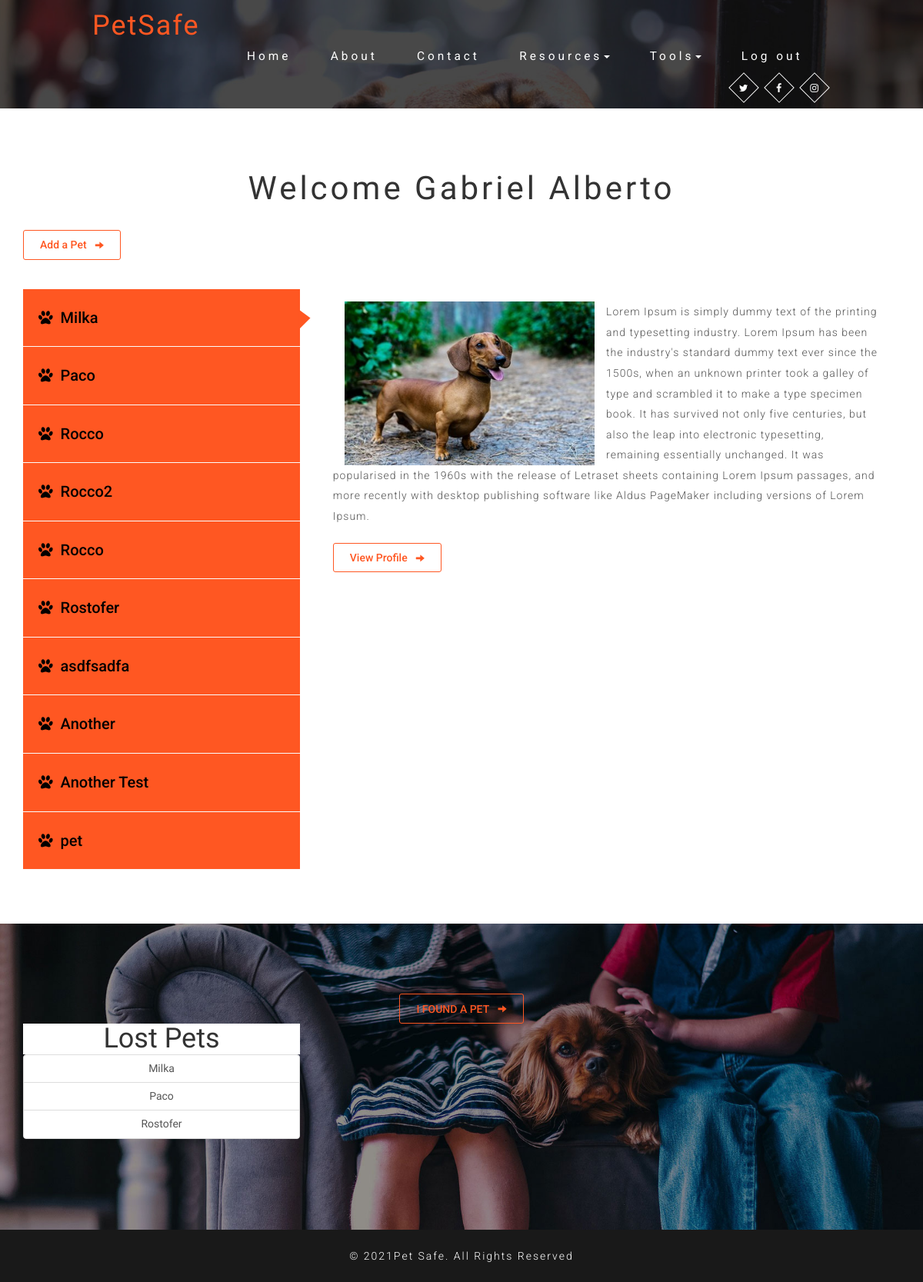
The page /home/ (signed in) on the database as committed earlier.
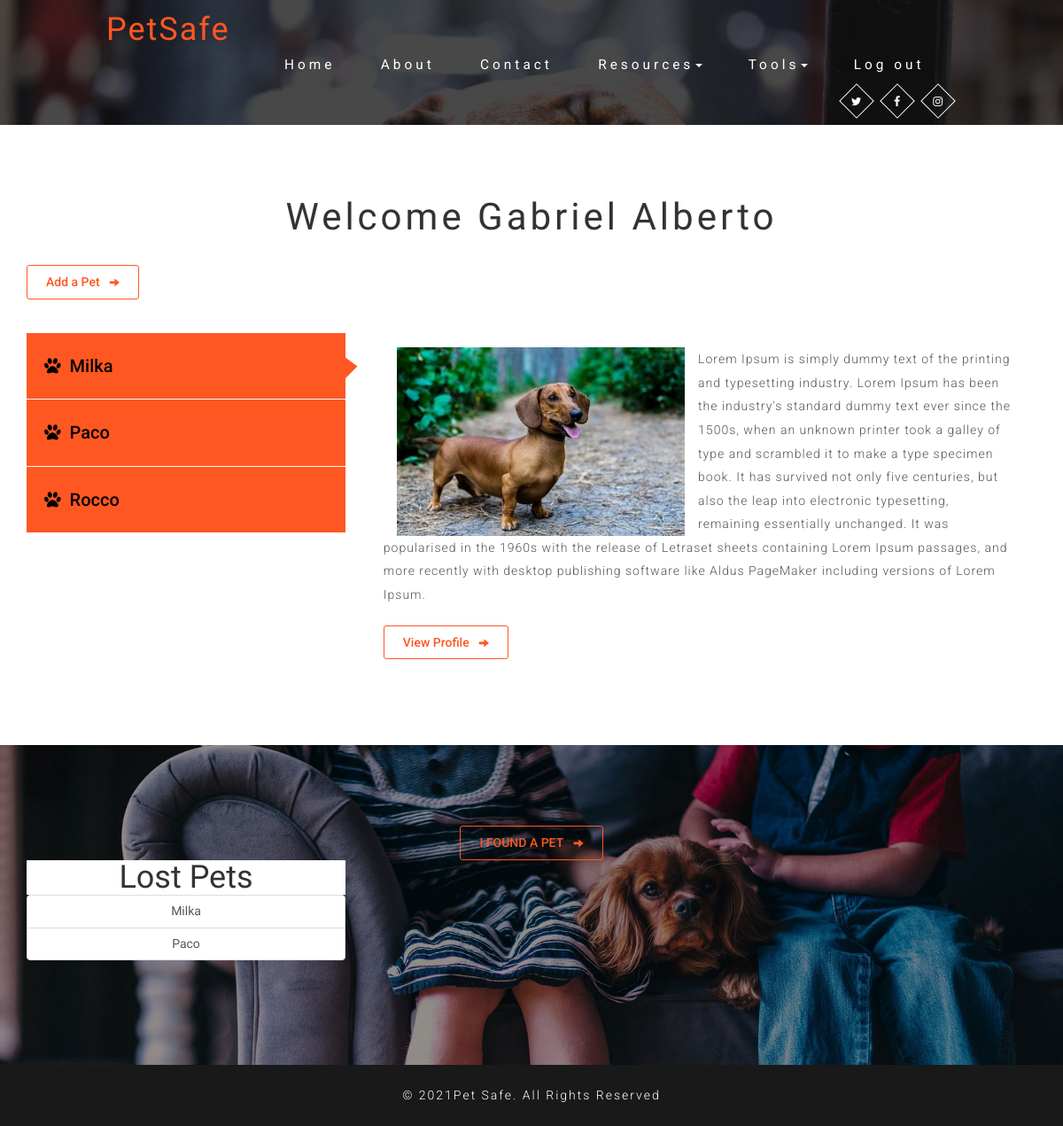
The same page on the database as committed later.
### pet_safe_app/models.py (models this page shows)
class Pet(models.Model):
    pet_name = CharField(max_length=50)
    pet_age = PositiveSmallIntegerField(null=True)
    pet_birth_date = DateField()
    pet_type = ForeignKey(PetType,related_name='pets_type',on_delete=CASCADE)
    pet_breed = CharField(max_length=50)
    pet_gender = CharField(max_length=6)
    pet_weight = DecimalField(decimal_places=2, max_digits=5)
    pet_color = CharField(max_length=50)
    description = CharField(max_length=250)
    is_lost = SmallIntegerField(null=True)
    pet_image = ImageField(upload_to='pet_image/')
    pet_owner = ForeignKey(User, related_name='pets_owner', on_delete=CASCADE)
    created_at = DateField(auto_now_add=True)
    updated_at = DateField(auto_now=True)

### pet_safe_app/views.py (the view)
# urls.py: path('home/',views.home),
def home(request):
    if "logged_user" not in request.session:
        messages.error(request,"There is not logged user!! Log in first!")
        return redirect('/signin/')
    if request.method == "POST":
        errors = User.objects.new_user_validator(request.POST)
        if len(errors) > 0:
            for key, value in errors.items():
                messages.error(request,value,extra_tags='nuser')
            return redirect('/signin/')
    logged_user = User.objects.get(id=request.session['logged_user'])
    all_pets = Pet.objects.filter(pet_owner=logged_user)
    lost_pets = Pet.objects.filter(is_lost = 1)
    context = {
        'logged_user' : logged_user,
        'all_pets' : all_pets,
        'lost_pets' : lost_pets
    }
    return render(request,'home.html',context)

### pet_safe_app/templates/home.html (shortened to what this page needs)
{% load static %}
<!DOCTYPE html>
<html lang="en">
<head>
	<link href="{% static 'css/bootstrap.css' %}" type="text/css" rel="stylesheet" media="all">
	<link href="{% static 'css/easy-responsive-tabs.css' %}" rel='stylesheet' type='text/css' />
	<link href="{% static 'css/style.css' %}" type="text/css" rel="stylesheet" media="all">
	<link href="{% static 'css/font-awesome.css' %}" rel="stylesheet">
</head>
<body>
	{% include 'navbar.html' %}
	<div class="services">
		<div class="container">
			<h3 class="agileits-title">Welcome {{logged_user.fname}}</h3>
			<a href="/add/pet/" class="button button-isi"><span>Add a Pet</span><i class="icon glyphicon glyphicon-arrow-right"></i></a>
			<div class="top_tabs_agile">
				<div id="horizontalTab" class="top_tabs_agile">
					<ul class="resp-tabs-list">
						{% for pet in all_pets %}
                        <li>
							<i class="fa fa-paw" aria-hidden="true"></i>{{pet.pet_name}}
						</li>
                        {% endfor %}
					</ul>
					<div class="resp-tabs-container">
                        {% for pet in all_pets %}
						<div class="tab1">
							<div class="services-right-agileits">
								<img class="col-sm-6 col-xs-6  figure" src="{{ pet.pet_image.url }}" alt="" title="Pets Care Image"/>
								<p class="para-agileits-w3layouts">{{pet.description}}</p>
								<a href="/mypet/{{pet.id}}" class="button button-isi"><span>View Profile</span><i class="icon glyphicon glyphicon-arrow-right"></i></a>
							</div>
						</div>
                        {% endfor %}
					</div>
				</div>
			</div>
		</div>
	</div>
	<div class="w3-agilesale welcome">
		<div class="container">
			<a href="/found/" class="button button-isi"><span>I FOUND A PET</span><i class="icon glyphicon glyphicon-arrow-right"></i></a>
			<div class="row">
				<div class="col-md-4">
					<h1 style="background-color: white;">Lost Pets</h1>
					<div class="list-group">
						{% for pet in lost_pets %}
						<a href="/lostpet/{{pet.id}}" class="list-group-item list-group-item-action" aria-current="true">
						<div class="d-flex w-100 justify-content-between">
							<h5 class="mb-1">{{pet.pet_name}}</h5>
						</div>
						</a>
						{% endfor %}
					</div>
				</div>
			</div>
		</div>
	</div>
	<div class="copy-w3right">
		<div class="container">
			<p>© 2021Pet Safe. All Rights Reserved</p>
		</div>
	</div>
</body>
</html>

Rows that differ between the two databases and show on the page:
removed Pet: pet_name "Rocco2", shown under "Welcome Gabriel Alberto"
removed Pet: pet_name "Rocco", shown under "Welcome Gabriel Alberto"
removed Pet: pet_name "Rostofer"
removed Pet: pet_name "asdfsadfa", shown under "Welcome Gabriel Alberto"
removed Pet: pet_name "Another", shown under "Welcome Gabriel Alberto"
removed Pet: pet_name "Another Test", shown under "Welcome Gabriel Alberto"
removed Pet: pet_name "pet", shown under "Welcome Gabriel Alberto"
